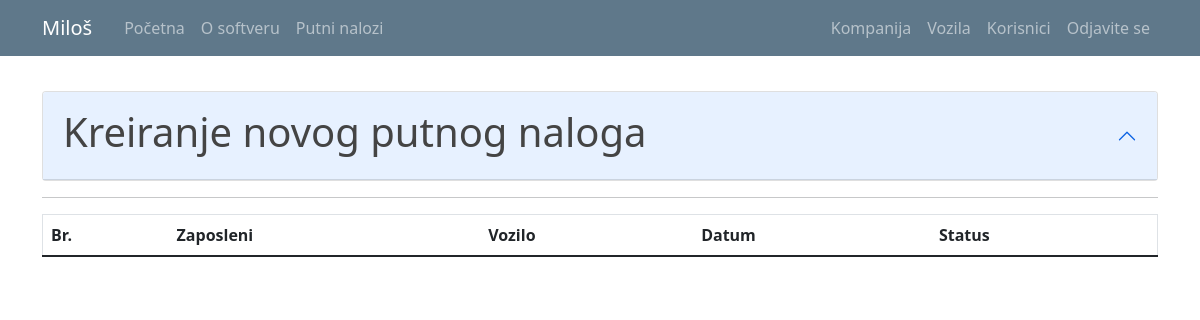
The app's page /travel_warrant_list (signed in), older data.
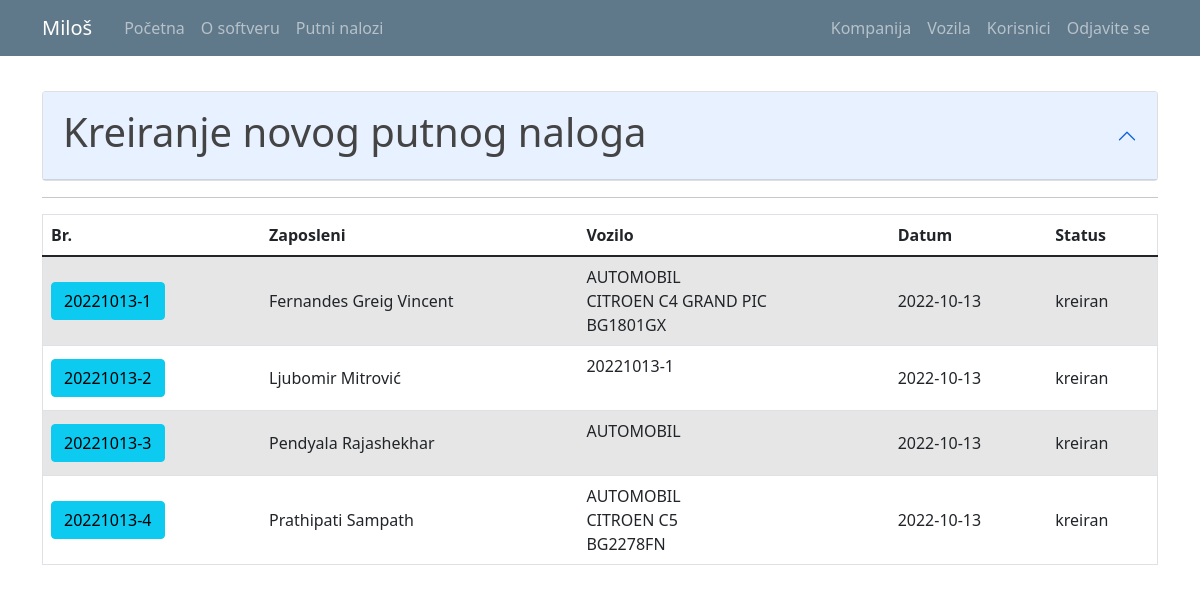
The same page, newer data.
### putninalozi/models.py (models this page shows, shortened)
class User(db.Model, UserMixin):
    id = db.Column(db.Integer, primary_key=True)
    email = db.Column(db.String(120), unique=True, nullable=False)
    password = db.Column(db.String(60), nullable = False)
    name = db.Column(db.String(20), unique=False, nullable=False)
    surname = db.Column(db.String(20), unique=False, nullable=False)
    gender = db.Column(db.String(1)) #(0, "srednji"), (1, "muški"), (2, "ženski")
    workplace = db.Column(db.String(20), unique=False, nullable=False)
    authorization = db.Column(db.String(10), nullable = False) # ovde treba da budu tipovi korisnika: S_admin, C_admin, C_user
    company_id = db.Column(db.Integer, db.ForeignKey('company.id'), nullable=True)
    default_vehicle = db.Column(db.Integer) #kod radnika koji imaju svoj auto, da bude podrazumevana vrednost id tog vozila
    travelwarrants = db.relationship('TravelWarrant', backref='travelwarrant_user', lazy=True)

class TravelWarrant(db.Model):
    travel_warrant_id = db.Column(db.Integer, primary_key=True)
    travel_warrant_number = db.Column(db.String(50), nullable=False)
    user_id = db.Column(db.Integer, db.ForeignKey('user.id'), nullable=False)
    with_task = db.Column(db.String(50), nullable=False)
    company_id = db.Column(db.Integer, db.ForeignKey('company.id'), nullable=False)
    abroad_contry = db.Column(db.String(50), nullable=True)
    relation = db.Column(db.String(150), nullable=False)
    start_datetime = db.Column(db.DateTime, nullable=True)
    end_datetime = db.Column(db.DateTime, nullable=True)
    vehicle_id = db.Column(db.Integer, db.ForeignKey('vehicle.id'), nullable=True)
    together_with = db.Column(db.String(50), nullable=True)
    personal_type = db.Column(db.String(50), nullable=True)
    personal_brand = db.Column(db.String(50), nullable=True)
    personal_registration = db.Column(db.String(12), nullable=True)
    other = db.Column(db.String(50), nullable=True) #avion, bus, taksi...
    advance_payment = db.Column(db.Integer, nullable=False)
    advance_payment_currency = db.Column(db.String(5), nullable=False)
    daily_wage = db.Column(db.Integer, nullable=False)
    daily_wage_currency = db.Column(db.String(5), nullable=False)
    costs_pays = db.Column(db.String(50), nullable=False)
    km_start = db.Column(db.Integer, nullable=True)
    km_end = db.Column(db.Integer, nullable=True)
    status = db.Column(db.String(15), nullable=False)
    file_name = db.Column(db.String(100), nullable=True) #za PDF fajl
    text_form = db.Column(db.String(1000), nullable=True) #za tekst forme iz pdf fajla
    expenses = db.relationship('TravelWarrantExpenses', backref='trawelwarrantexpenses_travelwarrant', lazy=True)

class Vehicle(db.Model):
    id = db.Column(db.Integer, primary_key=True)
    vehicle_type = db.Column(db.String(10), nullable = False)
    vehicle_brand = db.Column(db.String(10), nullable = False)
    vehicle_registration = db.Column(db.String(12), nullable = False)
    company_id = db.Column(db.Integer, db.ForeignKey('company.id'), nullable=False)
    travelwarrants = db.relationship('TravelWarrant', backref='travelwarrant_vehicle', lazy=True)

### putninalozi/travel_warrants/routes.py (the view)
@travel_warrants.route("/travel_warrant_list", methods=['GET', 'POST'])
def travel_warrant_list():
    if not current_user.is_authenticated:
        flash('Da bi ste pristupili ovoj stranici treba da budete ulogovani.', 'danger')
        return redirect(url_for('users.login'))
    warrants = TravelWarrant.query.all()
    form = PreCreateTravelWarrantForm()
    form.user_id.choices = [(0, '----------')] + [(u.id, u.name+ " " + u.surname) for u in db.session.query(User.id,User.name,User.surname).filter_by(company_id=current_user.user_company.id).order_by('name').all()]
    if form.validate_on_submit():
        korisnik_id = form.user_id.data
        datum = form.start_datetime.data
        return redirect(url_for('travel_warrants.register_tw',korisnik_id=korisnik_id, datum=datum))
    return render_template('travel_warrant_list.html', title='Travel Warrants', warrants=warrants, form=form)

### putninalozi/models.py (called while the page is built)
@login_manager.user_loader
def load_user(user_id):
    return User.query.get(int(user_id))

### putninalozi/templates/travel_warrant_list.html (shortened to what this page needs)
{% extends "layout.html" %}
{% block content %}
{% if current_user.authorization != 'c_user' %}
<form method="POST" action="">
  <div id="accordionZero">
    <br>
    <div class="accordion" id="accordionZero">
      <div class="accordion-item">
        <div class="accordion-header" id="headingZero">
          <button type="button" class="accordion-button" data-toggle="collapse" data-target="#collapseZero" aria-expanded="false" aria-controls="collapseZero">
            <h1>Kreiranje novog putnog naloga</h1>
          </button>
        </div>
      </div>
    </div>
  </div>
{% endif %}
<hr>
<table id="data" border="1" class="table table-striped">
  {% if current_user.authorization == 's_admin' %}
    <thead>
      <tr id="header">
        <th>Br.</th>
        <th>Kompanija</th>
        <th>Zaposleni</th>
        <th>Vozilo</th>
        <th>Status</th>
      </tr>
    </thead>
    <tbody>
      {% for warrant in warrants %}
        <tr>
          <td class="align-middle"> <a class="mr-2 btn btn-info" href="{{ url_for('travel_warrants.travel_warrant_profile', warrant_id=warrant.travel_warrant_id) }}" role="button" title="Uredi Putni Nalog"> {{ warrant.travel_warrant_number }} </a> </td>
          <td class="align-middle"> {{ warrant.travelwarrant_company.companyname }} </td>
          <td class="align-middle"> {{ warrant.travelwarrant_user.name }} {{ warrant.travelwarrant_user.surname }} </td>
          <td class="align-middle"> {{ warrant.together_with }} {{ warrant.other }} {{ warrant.personal_type }} {{ warrant.travelwarrant_vehicle.vehicle_type }} <br> {{warrant.travelwarrant_vehicle.vehicle_brand}} <br> {{warrant.travelwarrant_vehicle.vehicle_registration}} </td>
          <td class="align-middle"> {{ warrant.status }} </td>
        </tr>
      {% endfor %}
    </tbody>
  {% elif current_user.authorization == 'c_admin' %}
    <thead>
      <tr id="header">
        <th>Br.</th>
        <th>Zaposleni</th>
        <th>Vozilo</th>
        <th>Datum</th>
        <th>Status</th>
      </tr>
    </thead>
    <tbody>
      {% for warrant in warrants %}
        {% if current_user.user_company.id == warrant.travelwarrant_company.id %}
          <tr>
            <td class="align-middle"> <a class="mr-2 btn btn-info" href="{{ url_for('travel_warrants.travel_warrant_profile', warrant_id=warrant.travel_warrant_id) }}" role="button" title="Uredi Putni Nalog"> {{ warrant.travel_warrant_number }} </a> </td>
            <td class="align-middle"> {{ warrant.travelwarrant_user.name }} {{ warrant.travelwarrant_user.surname}} </td>
            <td class="align-middle"> {{ warrant.together_with }} {{ warrant.other }} {{ warrant.personal_type }} {{ warrant.travelwarrant_vehicle.vehicle_type }} <br> {{warrant.travelwarrant_vehicle.vehicle_brand}} <br> {{warrant.travelwarrant_vehicle.vehicle_registration}} </td>
            <td class="align-middle"> {{ warrant.start_datetime.date() }} </td>
            <td class="align-middle"> {{ warrant.status }} </td>
          </tr>
        {% endif %}
      {% endfor %}
    </tbody>
  {% endif %}
</table>
</form>
{% endblock content%}

### putninalozi/templates/layout.html (shortened to what this page needs)
<!doctype html>
<html lang="en">
  <head>
    <link rel="stylesheet" href="https://cdn.jsdelivr.net/npm/bootstrap@4.3.1/dist/css/bootstrap.min.css">
    <link rel="stylesheet" type="text/css" href="{{ url_for('static', filename='main.css') }}">
    <link href="https://cdn.jsdelivr.net/npm/bootstrap@5.0.1/dist/css/bootstrap.min.css" rel="stylesheet">
    <link rel="stylesheet" type="text/css" href="https://cdn.datatables.net/1.10.25/css/dataTables.bootstrap5.css">
  </head>
  <body>
    <header class="site-header">
      <nav class="navbar navbar-expand-md navbar-dark bg-steel fixed-top">
        <div class="container">
          <a class="navbar-brand mr-4" href="/">{{ current_user.name }}</a>
          <div class="collapse navbar-collapse" id="navbarToggle">
            <div class="navbar-nav mr-auto">
              {% if current_user.is_authenticated %}
                <a class="nav-item nav-link" href="{{ url_for('main.home') }}">Početna</a>
                <a class="nav-item nav-link" href="{{ url_for('main.about') }}">O softveru</a>
                <a class="nav-item nav-link" href="{{ url_for('travel_warrants.travel_warrant_list') }}">Putni nalozi</a>
              {% else %}
                <a class="nav-item nav-link" href="{{ url_for('main.home') }}">Početna</a>
                <a class="nav-item nav-link" href="{{ url_for('main.about') }}">O softveru</a>
              {% endif %}
            </div>
            <div class="navbar-nav">
              {% if current_user.is_authenticated %}
                {% if current_user.authorization == 's_admin' %}
                  <a class="nav-item nav-link" href="{{ url_for('companys.company_list') }}">Kompanija</a>
                  <a class="nav-item nav-link" href="{{ url_for('vehicles.vehicle_list') }}">Vozila</a>
                  <a class="nav-item nav-link" href="{{ url_for('users.user_list') }}">Korisnici</a>
                  <a class="nav-item nav-link" href="{{ url_for('users.logout') }}">Odjavite se</a>
                {% elif current_user.authorization == 'c_admin'%}
                  <a class="nav-item nav-link" href="{{ url_for('companys.company_list') }}">Kompanija</a>
                  <a class="nav-item nav-link" href="{{ url_for('vehicles.vehicle_list') }}">Vozila</a>
                  <a class="nav-item nav-link" href="{{ url_for('users.user_list') }}">Korisnici</a>
                  <a class="nav-item nav-link" href="{{ url_for('users.logout') }}">Odjavite se</a>
                {% else %}
                  <a class="nav-item nav-link" href="{{ url_for('users.logout') }}">Odjavite se</a>
                {% endif %}
              {% else %}
                <a class="nav-item nav-link" href="{{ url_for('users.login') }}">Prijavljivanje</a>
              {% endif %}
            </div>
          </div>
        </div>
      </nav>
    </header>
    <main role="main" class="container">
      <div class="row">
        <div class="col-md-12">
          {% block content %}{% endblock %}
        </div>
      </div>
    </main>
  </body>
</html>

### putninalozi/static/main.css (style rules this page uses)
body { background: #fafafa; color: #333333; margin-top: 5rem; }
h1, h2, h3, h4, h5, h6 { color: #444444; }
.bg-steel { background-color: #5f788a; }
.site-header .navbar-nav .nav-link { color: #cbd5db; }

Row changes from the older to the newer data that the page shows:
added TravelWarrant: travel_warrant_number "20221013-1", travelwarrant_user.name "Fernandes", travelwarrant_user.surname "Greig Vincent", travelwarrant_vehicle.vehicle_type "AUTOMOBIL", travelwarrant_vehicle.vehicle_brand "CITROEN C4 GRAND PIC", travelwarrant_vehicle.vehicle_registration "BG1801GX", start_datetime "2022-10-13", status "kreiran"
added TravelWarrant: travel_warrant_number "20221013-2", travelwarrant_user.name "Ljubomir", travelwarrant_user.surname "Mitrović", together_with "20221013-1", start_datetime "2022-10-13", status "kreiran"
added TravelWarrant: travel_warrant_number "20221013-3", travelwarrant_user.name "Pendyala", travelwarrant_user.surname "Rajashekhar", personal_type "AUTOMOBIL", start_datetime "2022-10-13", status "kreiran"
added TravelWarrant: travel_warrant_number "20221013-4", travelwarrant_user.name "Prathipati", travelwarrant_user.surname "Sampath", travelwarrant_vehicle.vehicle_type "AUTOMOBIL", travelwarrant_vehicle.vehicle_brand "CITROEN C5", travelwarrant_vehicle.vehicle_registration "BG2278FN", start_datetime "2022-10-13", status "kreiran"
